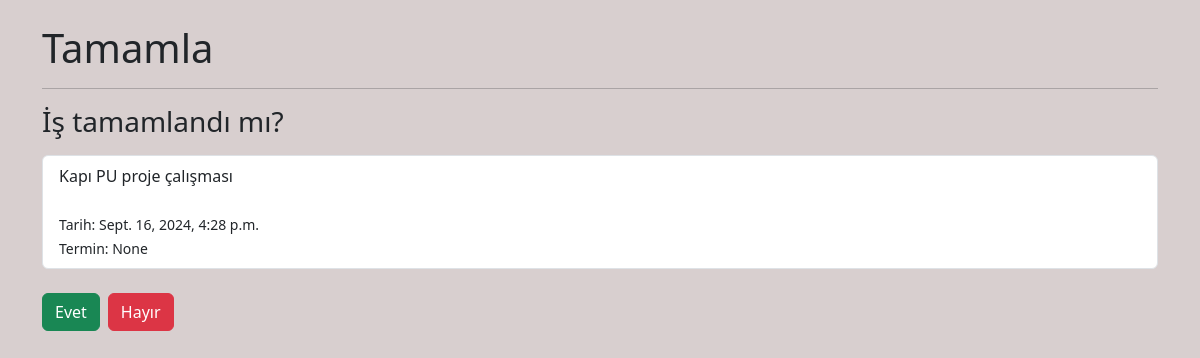
/complete/29, run on an earlier commit of the app's database.
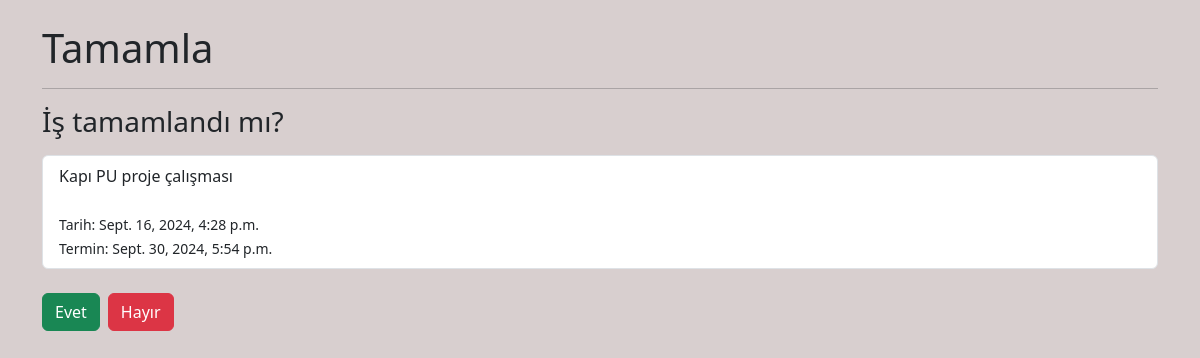
And on a later commit of the database.
### app_1/models.py (models this page shows, shortened)
class Task(models.Model):
    title = models.CharField(max_length=200)
    description = models.TextField(blank=True, null=True)
    created_at = models.DateTimeField(auto_now_add=True)
    due_date = models.DateTimeField(null=True, blank=True)
    is_completed = models.BooleanField(default=False)

### app_1/views.py (the view)
# urls.py: path("complete/<int:task_id>", views.complete_task, name="complete_task"),
def complete_task(request, task_id):
    task = Task.objects.get(id=task_id)
    if request.method == "POST":
        task.complete_task()
        return redirect("task_list")
    context = {"task": task, "name": "Tamamla"}
    return render(request, "app_1/complete_task.html", context)

### app_1/templates/app_1/complete_task.html (shortened to what this page needs)
{% extends "base.html" %}
{% block content %}
  <div class="container">
    <h1 class="mt-4">{{ name }}</h1>
    <hr>
    <h3>İş tamamlandı mı?</h3>
    <ul class="list-group mt-3">
      <li class="list-group-item">
        {{ task.title }}
        <br>
        <br>
        <small>Tarih: {{ task.created_at }}</small>
        <br>
        <small>Termin: {{ task.due_date }}</small>
        <br>
        </li>
      </ul>
      <br>
      <div class="d-flex">
        <button type="submit" class="btn btn-success me-2">Evet</button>
        <a href="{% url 'task_list' %}" class="btn btn-danger">Hayır</a>
      </div>
  </div>
{% endblock content %}

What changed in the data, as far as the page shows it:
changed Task "Kapı PU proje çalışması": due_date "None" → "Sept. 30, 2024, 5:54 p.m."
